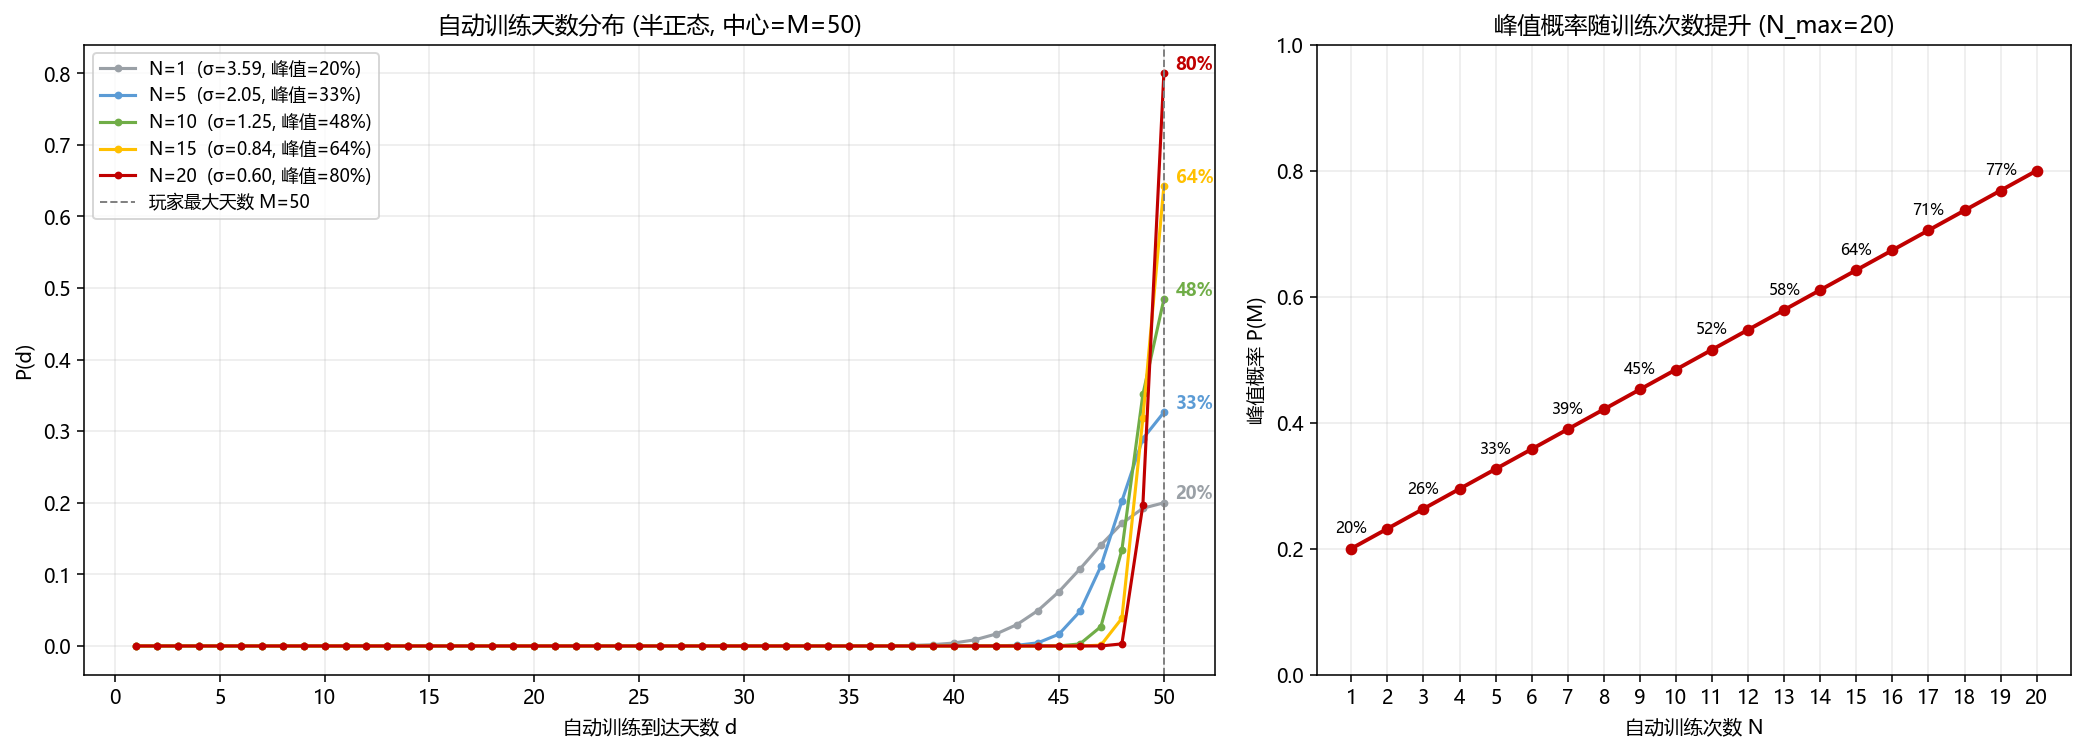

Reproduce this figure in Python.
"""
自动训练天数分布设计  (M=50, N_max=20)
- 锚点: N=1 -> 20%,  N=20 -> 80%  线性插值, 截断
"""
import numpy as np
import matplotlib.pyplot as plt
import matplotlib
matplotlib.rcParams["font.sans-serif"] = ["Microsoft YaHei", "SimHei", "Arial Unicode MS"]
matplotlib.rcParams["axes.unicode_minus"] = False

M = 50
N_MAX = 20
P_LO, P_HI = 0.20, 0.80

def peak_target(N):
    p = P_LO + (P_HI - P_LO) * (N - 1) / (N_MAX - 1)
    return float(np.clip(p, P_LO, P_HI))

def Z_of_sigma(s, M):
    k = np.arange(0, M)
    return np.sum(np.exp(-k*k/(2*s*s)))

def sigma_for_peak(p, M, lo=1e-3, hi=200.0):
    target = 1.0/p
    for _ in range(200):
        mid=(lo+hi)*0.5
        if Z_of_sigma(mid,M) < target: lo=mid
        else: hi=mid
    return (lo+hi)*0.5

def dist(M, sigma):
    """P[0]->d=1 ... P[M-1]->d=M(峰值)"""
    k = np.arange(0, M)
    w = np.exp(-k*k/(2*sigma*sigma))[::-1]
    return w/w.sum()

N_list = [1, 5, 10, 15, 20]
results=[]
for N in N_list:
    p = peak_target(N)
    s = sigma_for_peak(p, M)
    P = dist(M, s)
    results.append((N,p,s,P))
    print(f"N={N:2d}  p={p:.3f}  sigma={s:.4f}  P(M)={P[-1]:.4f}  sum={P.sum():.4f}")

fig, axes = plt.subplots(1, 2, figsize=(15, 5.5), gridspec_kw={"width_ratios":[1.5,1]})

ax = axes[0]
days = np.arange(1, M+1)
colors = ["#9aa0a6", "#5b9bd5", "#70ad47", "#ffc000", "#c00000"]
for (N,p,s,P), c in zip(results, colors):
    ax.plot(days, P, "-o", color=c, ms=3, lw=1.6,
            label=f"N={N}  (σ={s:.2f}, 峰值={P[-1]*100:.0f}%)")
    ax.annotate(f"{P[-1]*100:.0f}%", xy=(M, P[-1]),
                xytext=(6,2), textcoords="offset points",
                color=c, fontsize=9, fontweight="bold")
ax.axvline(M, color="#7f7f7f", ls="--", lw=1, label=f"玩家最大天数 M={M}")
ax.set_xlabel("自动训练到达天数 d")
ax.set_ylabel("P(d)")
ax.set_title(f"自动训练天数分布 (半正态, 中心=M={M})")
ax.set_xticks(np.arange(0, M+1, 5))
ax.grid(alpha=0.25)
ax.legend(fontsize=9, loc="upper left")

ax = axes[1]
Ns = np.arange(1, N_MAX+1)
peaks = [peak_target(N) for N in Ns]
ax.plot(Ns, peaks, "-o", color="#c00000", lw=2, ms=5)
for N, p in zip(Ns[::2], peaks[::2]):
    ax.annotate(f"{p*100:.0f}%", (N,p), xytext=(0,8),
                textcoords="offset points", ha="center", fontsize=8)
ax.set_xlabel("自动训练次数 N")
ax.set_ylabel("峰值概率 P(M)")
ax.set_title(f"峰值概率随训练次数提升 (N_max={N_MAX})")
ax.set_xticks(Ns)
ax.set_ylim(0,1.0)
ax.grid(alpha=0.25)

plt.tight_layout()
out = "D:/Al/技能设计/attachments/auto_train_dist_M50_N20.png"
plt.savefig(out, dpi=140, bbox_inches="tight")
print("saved:", out)

# 逐天检查 N=20 时分布
print("\n=== N=20 (M=50) 分布尾部 ===")
N,p,s,P = results[-1]
cum=0
for d in range(M, 0, -1):
    pr = P[d-1]; cum += pr
    if pr < 1e-5 and d < M-3:
        print(f"  d={d:2d}: {pr*100:8.5f}% (累计 {cum*100:.3f}%)  <- 后续≈0")
        break
    print(f"  d={d:2d}: {pr*100:8.4f}% (累计 {cum*100:.3f}%)")
